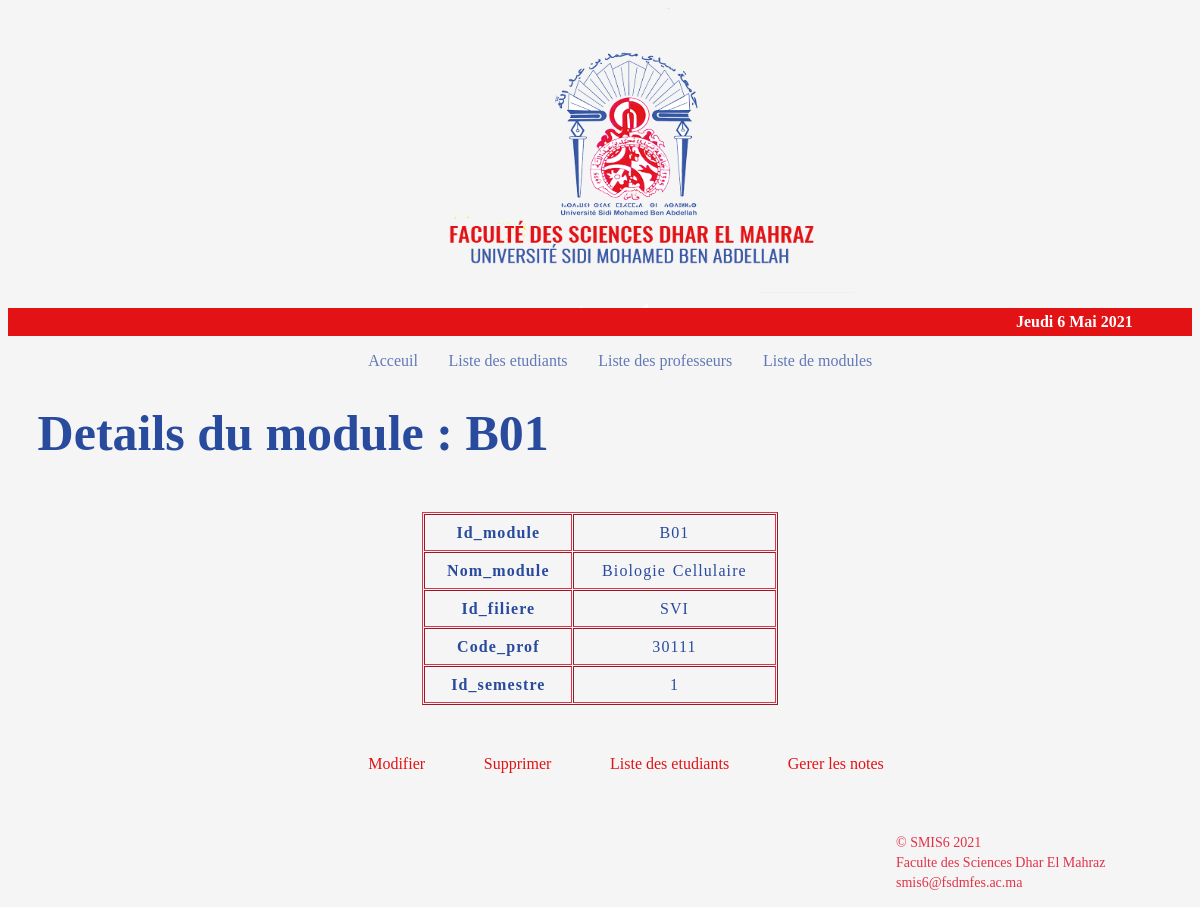
The page /website/html/unit_details.php?id_module=B01 on the database its author committed.
### tables this page shows
CREATE TABLE `modules` (
  `id_module` varchar(4) NOT NULL,
  `nom_module` varchar(100) NOT NULL,
  `id_filiere` varchar(4) NOT NULL,
  `code_prof` int(6) NOT NULL,
  `id_semestre` int(1) NOT NULL DEFAULT 1
);

### website/html/templates/data.php (called while the page is built, shortened)
<?php
require('config.php');
$sql = 'SELECT * FROM modules;';
$result = mysqli_query($conn,$sql);
$modules = [];
while($module = mysqli_fetch_assoc($result)){
	$modules[] = $module;
}
function getUnitById($id){
	global $modules;
	foreach ($modules as $module) {
			if ($id == $module['id_module']) {
				return $module;
			}
		}
}
?>

### website/html/unit_details.php (the view, shortened to what this page needs)
<?php
if (isset($_GET['id_module'])) {
	$code = $_GET['id_module'];
}
require('templates/data.php');
$module =  getUnitById($code);
?>
<!DOCTYPE html>
<html>
<head>
	<link rel="stylesheet" type="text/css" href="../css/style.css">
</head>
<body>
<header id="mainHeader">
	<?php
		include("templates/header.php");  ?>
	 <?php
	include('templates/nav.php');
?>
	<div id="main">
		<h1>Details du module : <?=$code?> </h1>
	</div>
<center>
<div>
	    <table border="table" cellspacing="1px" cellpadding="5px">
	    	<?php foreach ($module as $key => $value) {
	    		$Key = ucfirst($key);
	    		echo "
	    			<tr>
		    			<td class = 'keys'> <strong> $Key </strong></td>
		    			<td> $value </td>
	    			</tr>
	    			 ";
	    	}
	    	?>
	    </table>
	</div>
	</center>
	    <div>
		    <ul>
		    	<li><a  style="color: #E31215; "
		    			href="modify_unit.php?id_module=<?=$code?>">Modifier</a></li>
		    	<li><a  style="color: #E31215;padding-left:4%"
		    			href="delete_unit.php?id_module=<?=$code?>">Supprimer</a></li>
				<li><a  style="color: #E31215;padding-left:4%"
		    			href="unit_students.php?id_module=<?=$code?>">Liste des etudiants </a></li>
				<li><a  style="color: #E31215;padding-left:4%" href="affect_grades.php?id_module=<?=$code?>">Gerer les notes</a></li>
		    </ul>
	    </div>
</header>
<?php
	include('templates/footer.php');
 ?>
</body>
</html>

### website/css/style.css (style rules this page uses)
body { background-color: whitesmoke; }
h1 { color: #294B9E; text-shadow: currentColor; font-size: 50px; padding-left: 2.5%; }
li a { text-decoration: none; color: #6279B6; padding: 5px; }
ul { padding-left: 30%; }
li { display: inline; padding-right:2% }
table { margin-top: 50px; margin-bottom: 50px; margin-left:5%; margin-right:5%; text-align: center; letter-spacing: 1.1px; word-spacing: 1.6px; line-height: 25px; width: 30%; padding: 0; border-color:#E33147; }
td { color: #294B9E; }

### rows shown on the page
modules: id_module "B01", nom_module "Biologie Cellulaire", id_filiere "SVI", code_prof "30111", id_semestre "1"

### other values the page prints
$ln["jour"][$jour_de_la_semaine] "Jeudi"
$jour_du_mois "6"
$ln["mois"][$mois] "Mai"
$annee "2021"
$code "B01"
$Key "Id_module"
$Key "Nom_module"
$Key "Id_filiere"
$Key "Code_prof"
$Key "Id_semestre"
